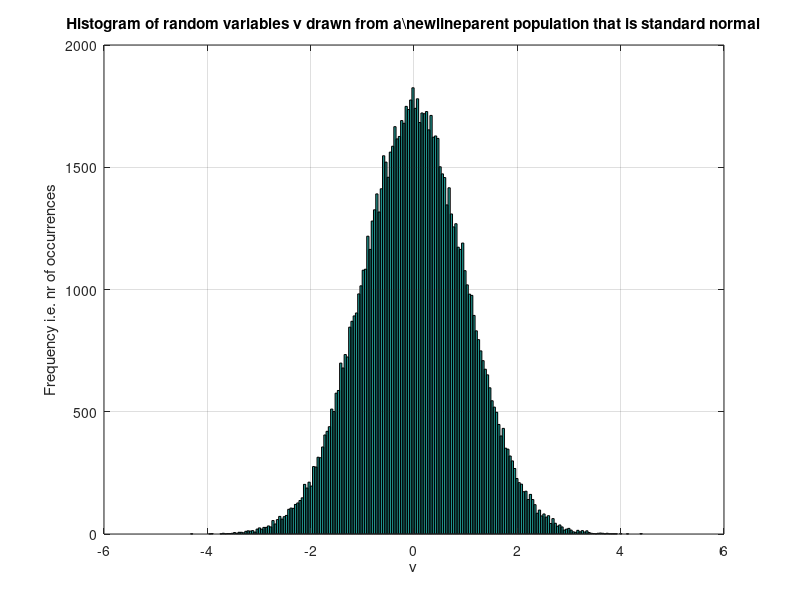

Reproduce this figure in MATLAB. (Note: this script raises an error after producing the figure.)
%% Experimentally observe how Chi distribution is/gets formed

%choose
nbins = 2e2;

% nu = v.a.i.i.d. with i.d. standard normal
nu = randn(1e5,1);

figure;
hist(nu,nbins); grid on; 
ylabel('Frequency i.e. nr of occurrences');
xlabel('\nu');
title('Histogram of random variables \nu drawn from a\newline{}parent population that is standard normal');


%% Chi: to be compared with https://en.wikipedia.org/wiki/Chi-square_distribution 
%choose
k = 6;

%ini
q = nan(2e5,1);
for i=1:length(q)
   q(i)= sum(power(randn(k,1),2) ); 
end

figure;
h = histogram(q,nbins);
ylabel('Frequency i.e. nr of occurrences');
xlabel('q');
title(['Histogram of derived random variable q=X_1^2+X_2^2+..+X_',num2str(k,"%d"),'^2,\newline{} where X_1 to X_',num2str(k,"%d"),' form a sample drawn from a\newline{} parent population that is standard normal\newline{}(the distribution of q converges to \chi^2(',num2str(k,"%d"),') on the long-run']);
grid on;

deltax = (max(q)-min(q))/nbins ; %=h.BinWidth
integral_val = sum(h.Values)*h.BinWidth;

figure; %plot(h.Values)
plot(h.BinEdges(1:end-1)+h.BinWidth/2, h.Values/integral_val) ;
grid on;
title(['Normalized histogram of q']);
ylabel('Normalized frequency (or density)');
xlabel('q');
xlim([0 8]);

